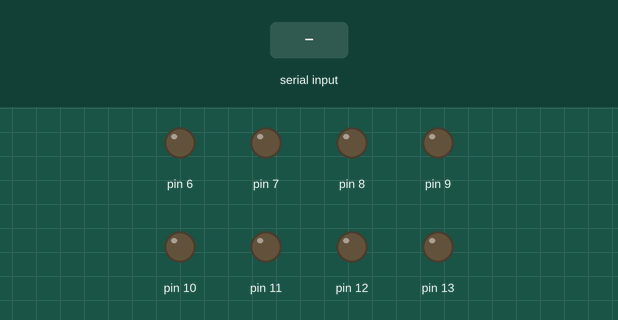
This sketch was run on a simulated Arduino Uno, built with avr-gcc and run on an emulated ATmega328P. Parts: output pins drawn as LEDs (lit = HIGH). The test bench sets the inputs (shaded band).

Above: at 1.2 s.
1.3 s: "0\n" received over Serial
At 1.9 s:
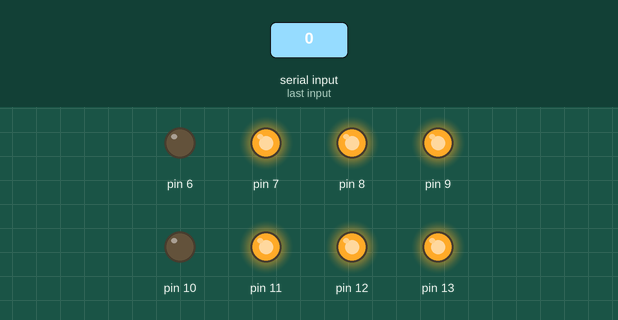
2.8 s: "1\n" received over Serial
At 3.1 s:
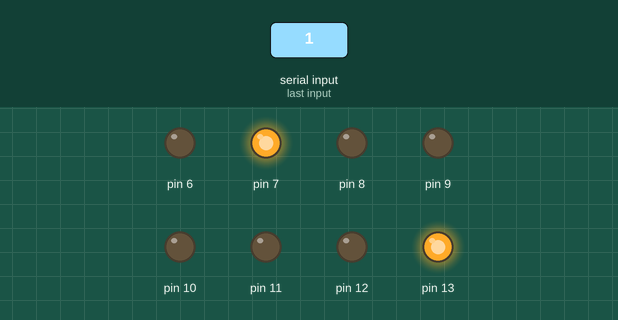
4.3 s: "2\n" received over Serial
At 5.4 s:
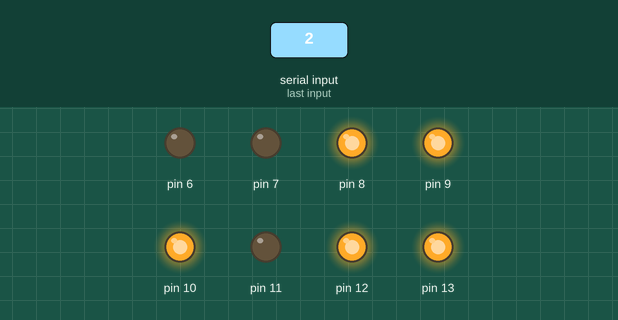
5.8 s: "3\n" received over Serial
At 6.6 s:
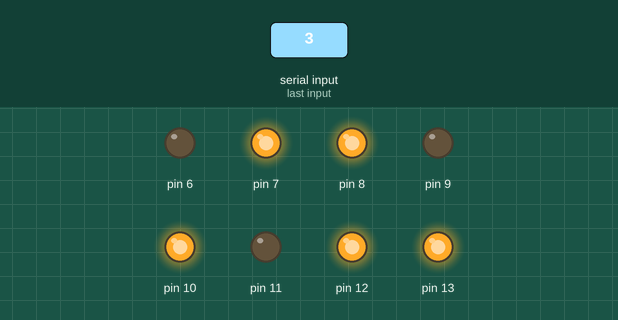
7.3 s: "4\n" received over Serial
At 7.7 s:
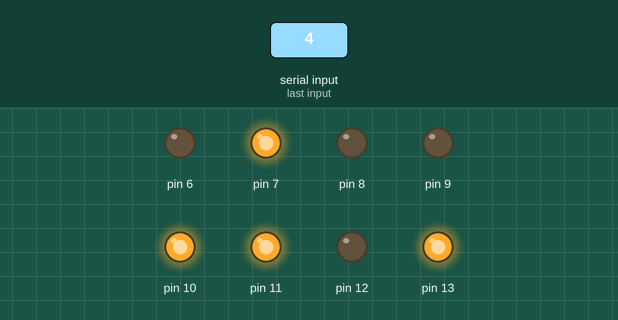
8.8 s: "5\n" received over Serial
At 10.1 s:
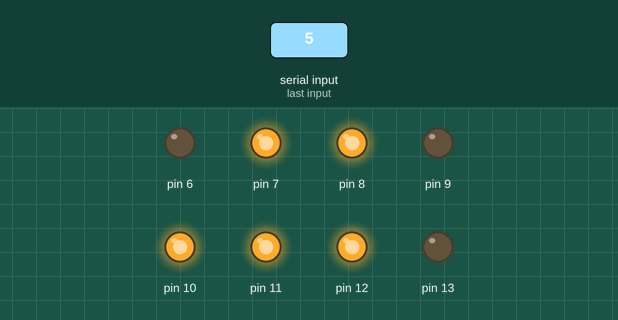
Timing chart, 0 to 11.3 s (numbered marks = the images above; inputs shaded):
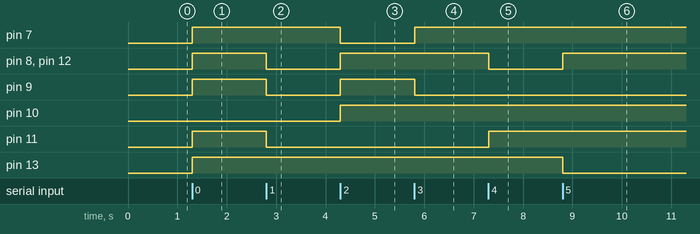

The sketch:

reciever.ino
```cpp
void setup()
{
    Serial.begin(4000);

    Serial.begin(9600);
    pinMode(6, OUTPUT);
    pinMode(7, OUTPUT);
    pinMode(8, OUTPUT);
    pinMode(9, OUTPUT);
    pinMode(10, OUTPUT);
    pinMode(11, OUTPUT);
    pinMode(12, OUTPUT);
    pinMode(13, OUTPUT);
}

uint8_t remains[10];
int lenght = 10;

void loop()
{
  if (Serial.available())
  {
    int8_t data = Serial.parseInt();

    show_digit(data);

    if (Serial.available())
  {
    Serial.readBytes(remains, lenght);
  }
  }
}

void show_digit(int8_t digit)
{
    if (digit < 0 || digit > 9)
        return;

    digitalWrite(6, LOW);
    digitalWrite(7, LOW);
    digitalWrite(8, LOW);
    digitalWrite(9, LOW);
    digitalWrite(10, LOW);
    digitalWrite(11, LOW);
    digitalWrite(12, LOW);
    digitalWrite(13, LOW);

    switch (digit)
    {
        case 0:
            digitalWrite(7, HIGH);
            digitalWrite(8, HIGH);
            digitalWrite(9, HIGH);
            digitalWrite(11, HIGH);
            digitalWrite(12, HIGH);
            digitalWrite(13, HIGH);
            break;

        case 1:
            digitalWrite(7, HIGH);
            digitalWrite(13, HIGH);
            break;

        case 2:
            digitalWrite(8, HIGH);
            digitalWrite(9, HIGH);
            digitalWrite(10, HIGH);
            digitalWrite(12, HIGH);
            digitalWrite(13, HIGH);
            break;

        case 3:
            digitalWrite(7, HIGH);
            digitalWrite(8, HIGH);
            digitalWrite(10, HIGH);
            digitalWrite(12, HIGH);
            digitalWrite(13, HIGH);
            break;

        case 4:
            digitalWrite(7, HIGH);
            digitalWrite(10, HIGH);
            digitalWrite(11, HIGH);
            digitalWrite(13, HIGH);
            break;

        case 5:
            digitalWrite(7, HIGH);
            digitalWrite(8, HIGH);
            digitalWrite(10, HIGH);
            digitalWrite(11, HIGH);
            digitalWrite(12, HIGH);
            break;

        case 6:
            digitalWrite(7, HIGH);
            digitalWrite(8, HIGH);
            digitalWrite(9, HIGH);
            digitalWrite(10, HIGH);
            digitalWrite(11, HIGH);
            digitalWrite(12, HIGH);
            break;

        case 7:
            digitalWrite(7, HIGH);
            digitalWrite(12, HIGH);
            digitalWrite(13, HIGH);
            break;

        case 8:
            digitalWrite(7, HIGH);
            digitalWrite(8, HIGH);
            digitalWrite(9, HIGH);
            digitalWrite(10, HIGH);
            digitalWrite(11, HIGH);
            digitalWrite(12, HIGH);
            digitalWrite(13, HIGH);
            break;

        case 9:
            digitalWrite(7, HIGH);
            digitalWrite(8, HIGH);
            digitalWrite(10, HIGH);
            digitalWrite(11, HIGH);
            digitalWrite(12, HIGH);
            digitalWrite(13, HIGH);
            break;

        default:
            break;
    }

    return;
}
```

Measured:
- after the input at 1.3 s, pin 7–9, pin 11–13: LOW → HIGH at once
- after the input at 2.8 s, pin 8, pin 9, pin 11, pin 12: HIGH → LOW at once
- after the input at 4.3 s, pin 7: HIGH → LOW at once; pin 8–10, pin 12: LOW → HIGH at once
- after the input at 5.8 s, pin 7: LOW → HIGH at once; pin 9: HIGH → LOW at once
- after the input at 7.3 s, pin 8, pin 12: HIGH → LOW at once; pin 11: LOW → HIGH at once
- after the input at 8.8 s, pin 8, pin 12: LOW → HIGH at once; pin 13: HIGH → LOW at once
